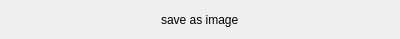
<?xml version="1.0" encoding="UTF-8"?>
<ui version="4.0">
 <class>Titlebar</class>
 <widget class="QWidget" name="Titlebar">
  <property name="geometry">
   <rect>
    <x>0</x>
    <y>0</y>
    <width>400</width>
    <height>39</height>
   </rect>
  </property>
  <property name="minimumSize">
   <size>
    <width>0</width>
    <height>30</height>
   </size>
  </property>
  <property name="maximumSize">
   <size>
    <width>16777215</width>
    <height>42</height>
   </size>
  </property>
  <property name="windowTitle">
   <string>Form</string>
  </property>
  <property name="styleSheet">
   <string notr="true"/>
  </property>
  <layout class="QHBoxLayout" name="horizontalLayout">
   <item>
    <widget class="QPushButton" name="backBtn">
     <property name="minimumSize">
      <size>
       <width>24</width>
       <height>24</height>
      </size>
     </property>
     <property name="maximumSize">
      <size>
       <width>24</width>
       <height>24</height>
      </size>
     </property>
     <property name="text">
      <string/>
     </property>
     <property name="flat">
      <bool>true</bool>
     </property>
    </widget>
   </item>
   <item>
    <spacer name="leftSpacer">
     <property name="orientation">
      <enum>Qt::Horizontal</enum>
     </property>
     <property name="sizeHint" stdset="0">
      <size>
       <width>40</width>
       <height>20</height>
      </size>
     </property>
    </spacer>
   </item>
   <item>
    <widget class="QLabel" name="winTitle">
     <property name="lineWidth">
      <number>1</number>
     </property>
     <property name="text">
      <string>save as image</string>
     </property>
    </widget>
   </item>
   <item>
    <spacer name="rightSpacer">
     <property name="orientation">
      <enum>Qt::Horizontal</enum>
     </property>
     <property name="sizeHint" stdset="0">
      <size>
       <width>40</width>
       <height>20</height>
      </size>
     </property>
    </spacer>
   </item>
   <item>
    <widget class="QPushButton" name="clostBtn">
     <property name="minimumSize">
      <size>
       <width>24</width>
       <height>24</height>
      </size>
     </property>
     <property name="maximumSize">
      <size>
       <width>24</width>
       <height>24</height>
      </size>
     </property>
     <property name="text">
      <string/>
     </property>
     <property name="flat">
      <bool>true</bool>
     </property>
    </widget>
   </item>
  </layout>
 </widget>
 <resources/>
 <connections/>
</ui>
